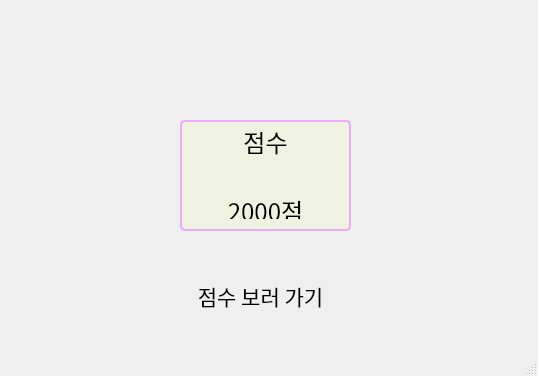
<?xml version="1.0" encoding="UTF-8"?>
<ui version="4.0">
 <class>MainWindow</class>
 <widget class="QMainWindow" name="MainWindow">
  <property name="geometry">
   <rect>
    <x>0</x>
    <y>0</y>
    <width>538</width>
    <height>376</height>
   </rect>
  </property>
  <property name="windowTitle">
   <string>MainWindow</string>
  </property>
  <widget class="QWidget" name="centralwidget">
   <widget class="QLabel" name="label">
    <property name="geometry">
     <rect>
      <x>0</x>
      <y>0</y>
      <width>538</width>
      <height>376</height>
     </rect>
    </property>
    <property name="styleSheet">
     <string notr="true">background-image: url(:/images/score.png);</string>
    </property>
    <property name="text">
     <string/>
    </property>
   </widget>
   <widget class="QLabel" name="scoreLabel">
    <property name="geometry">
     <rect>
      <x>180</x>
      <y>120</y>
      <width>171</width>
      <height>111</height>
     </rect>
    </property>
    <property name="font">
     <font>
      <family>여기어때 잘난체 2</family>
      <pointsize>18</pointsize>
     </font>
    </property>
    <property name="styleSheet">
     <string notr="true">QLabel {
                border-radius: 5px; 
				
	background-color: rgb(241, 246, 211,130);
                border: 2px solid rgb(236, 169, 255);
                padding: 10px; 
            }</string>
    </property>
    <property name="text">
     <string>점수 
 
2000점</string>
    </property>
    <property name="alignment">
     <set>Qt::AlignCenter</set>
    </property>
   </widget>
   <widget class="QPushButton" name="scoreCheckButton">
    <property name="geometry">
     <rect>
      <x>140</x>
      <y>280</y>
      <width>241</width>
      <height>31</height>
     </rect>
    </property>
    <property name="font">
     <font>
      <family>오뮤 다예쁨체</family>
      <pointsize>16</pointsize>
     </font>
    </property>
    <property name="styleSheet">
     <string notr="true">QPushButton{
	border-radius: 4px;
	background-color: rgb(231, 195, 206,0);
}

QPushButton:hover {
    
	color: rgb(200, 249, 255);
	font-size:bold;

}</string>
    </property>
    <property name="text">
     <string>점수 보러 가기</string>
    </property>
   </widget>
  </widget>
  <widget class="QStatusBar" name="statusbar"/>
 </widget>
 <resources>
  <include location="resource.qrc"/>
 </resources>
 <connections/>
</ui>
